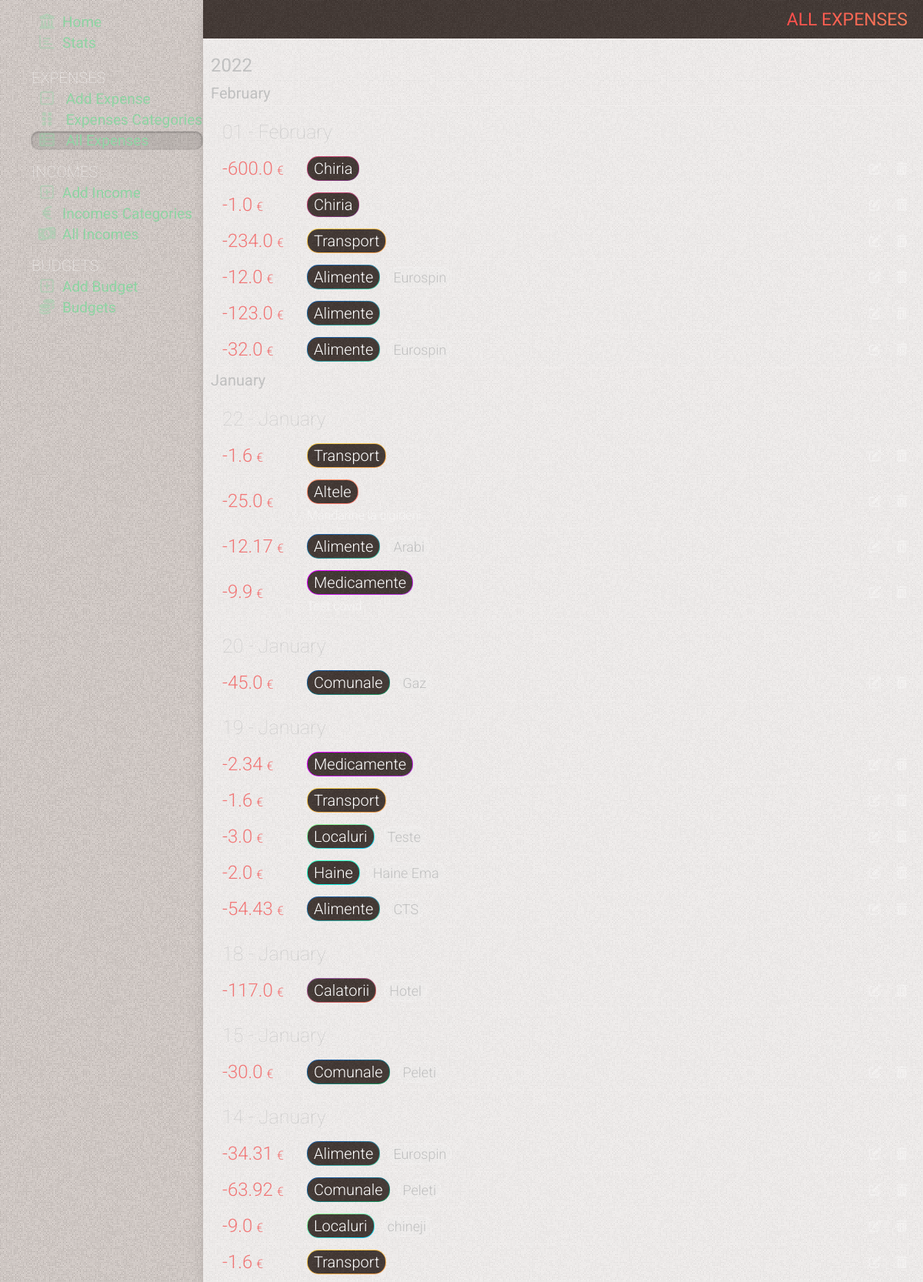
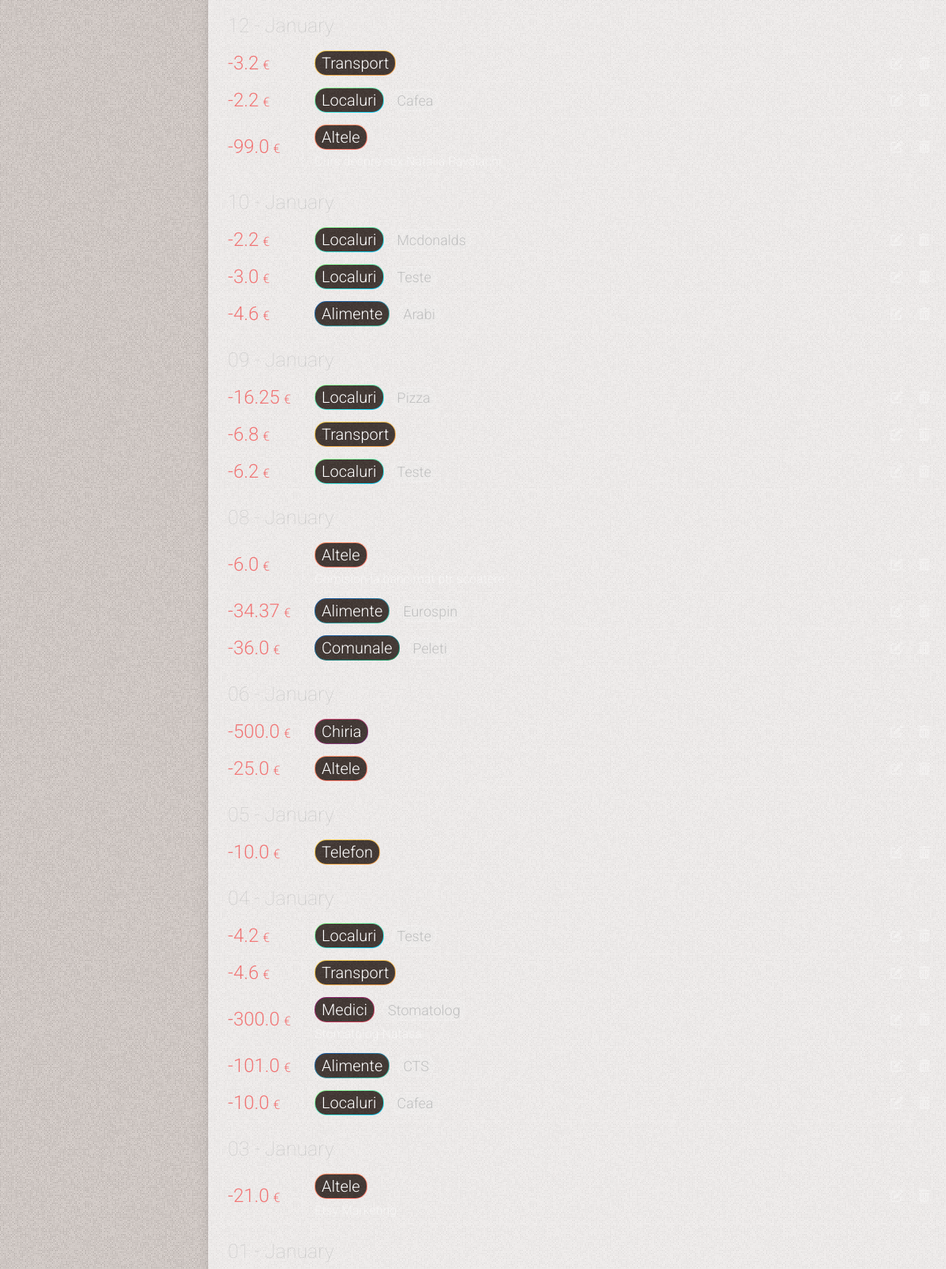
The app's page /all-expenses (upper part) with its own data (2 pictures, top to bottom).
### tables this page shows
CREATE TABLE expenses
(
    id          INTEGER PRIMARY KEY AUTOINCREMENT,
    date        TIMESTAMP NOT NULL DEFAULT CURRENT_TIMESTAMP,
    sum         REAL      NOT NULL,
    category    INTEGER   NOT NULL,
    subcategory INTEGER   NOT NULL,
    comment     TEXT

);

CREATE TABLE categories
(
    id    INTEGER PRIMARY KEY AUTOINCREMENT,
    name  TEXT NOT NULL,
    color TEXT,
    state TEXT DEFAULT false
);

CREATE TABLE subcategories
(
    id          INTEGER PRIMARY KEY AUTOINCREMENT,
    name        TEXT    NOT NULL,
    category_id INTEGER NOT NULL,
    state       TEXT DEFAULT false

);

### app.py (the view)
@app.route('/all-expenses')
def all_expenses():
    conn = get_db_connection()
    all_expenses = conn.execute(
        'SELECT sum, expenses.id as id, '
        'strftime("%d", date) as day, strftime("%m", date) as month, strftime("%Y", date) as year, '
        'categories.name as category, '
        'categories.color as color, '
        'subcategories.name as subcategory, '
        'comment '
        'FROM expenses '
        'LEFT JOIN categories on categories.id = expenses.category '
        'LEFT JOIN subcategories on subcategories.id = expenses.subcategory  '
        'ORDER BY date DESC').fetchall()
    conn.close()
    return render_template('all_expenses.html', title='All Expenses', gradient='text-gradient-red',
                           all_expenses=all_expenses)

### app.py (called while the page is built)
def get_db_connection():
    conn = sqlite3.connect('static/database.db')
    conn.row_factory = sqlite3.Row
    return conn

@app.template_filter('month_name')
def month_name(month_number):
    return calendar.month_name[month_number]

### templates/all_expenses.html (shortened to what this page needs)
{% extends 'base.html' %} {% block content %}
	<div class="page_title {{ gradient }}" >
		<span >{% block title %} {{ title }} {% endblock %}</span >
	</div >
	<div class="content" >
		{% if all_expenses|length == 0 %}
			<div class="no-results mt-50" >You have not added any expense yet. Click on (+) to add</div >
		{% else %}
			<div class="cards  relative" >
				{% for key, list in all_expenses|groupby('year')|sort(attribute='0', reverse=True) %}
					<div class="" >
						<div class="cards-year" >{{ key }} </div >
						{% for key2, list2 in list|groupby('month')|sort(attribute='0', reverse=True) %}
							<div class="" >
								<div class="cards-month" >{{ key2|int|month_name }}</div >
								{% for key3, list3 in list2|groupby('day')|sort(attribute='0', reverse=True) %}
									<div class=" subtitle2 mt-20 " >{{ key3 }} - {{ key2|int|month_name }} </div >
									{% for sum, id, day, month, year, category, color, subcategory, comment in list3 %}
										<div class="card flex items-center relative overflow-hidden flex-wrap " >
											<div class="flex items-center w-full" >
												<div class="card-info flex flex-1" >
													<div class="flex flex-1" >
														<span class="card-amount flex items-center" >  {{ sum }} <span >&euro;</span > </span >
														<div class="flex flex-col justify-center ml-15" >
															<div class="flex items-center" >
																<span class="{{ color }} card-category" >  <span >{{ category }}</span >  </span >
																{% if (subcategory != '') and (subcategory !=None) %}
																	<span class="card-subcategory ml-10" >  {{ subcategory }}  </span >
																{% endif %}
															</div >
															{% if (comment != '') and (comment !=None) %}
																<span class="block mt-5 card-comment" >  {{ comment }} </span >
															{% endif %}
														</div >
													</div >
													<div class="card-btns  flex items-center flex-shrink-0 ml-auto" >
														<a href="{{ id }}/edit" class="btn-ac" >
															<i class="fa-solid fa-pen-to-square" ></i >
														</a >
														<form action="{{ url_for('delete_income', id=id) }}" method="POST" >
															<button type="submit" class="btn-ac"
																			onclick="return confirm('Are you sure you want to delete this post?')" >
																<i class="fa-solid fa-trash-can" ></i >
															</button >
														</form >
													</div >
												</div >
											</div >
										</div >
									{% endfor %}
								{% endfor %}
							</div >
						{% endfor %}
					</div >
				{% endfor %}
			</div >
		{% endif %}
	</div >
{% endblock %}

### static/css/mmenu.css (style rules this page uses)
:root { --mm-line-height: 20px; --mm-listitem-size: 44px; --mm-navbar-size: 44px; --mm-offset-top: 0; --mm-offset-right: 0; --mm-offset-bottom: 0; --mm-offset-left: 0; --mm-color-border: rgba(0, 0, 0, 0.1); --mm-color-button: rgba(0, 0, 0, 0.3); --mm-color-text: rgba(0, 0, 0, 0.75); --mm-color-text-dimmed: rgba(0, 0, 0, 0.3); --mm-color-background: #f3f3f3; --mm-color-background-highlight: rgba(0, 0, 0, 0.05); --mm-color-background-emphasis: rgba(255, 255, 255, 0.4); --mm-shadow: 0 0 10px rgba(0, 0, 0, 0.3) }
:root { --mm-iconbar-size: 50px }
:root { --mm-iconpanel-size: 50px }
:root { --mm-sidebar-collapsed-size: 50px; --mm-sidebar-expanded-size: 440px }

### records on screen
expenses: sum "600.0", name "Chiria"
expenses: sum "1.0", name "Chiria"
expenses: sum "234.0", name "Transport"
expenses: sum "12.0", name "Alimente", name "Eurospin"
expenses: sum "123.0", name "Alimente"
expenses: sum "32.0", name "Alimente", name "Eurospin"
expenses: sum "1.6", name "Transport"
expenses: sum "25.0", name "Altele", comment "Mandarine la cigirleni"
expenses: sum "12.17", name "Alimente", name "Arabi"
expenses: sum "9.9", name "Medicamente", comment "Test covid"
expenses: sum "45.0", name "Comunale", name "Gaz"
expenses: sum "2.34", name "Medicamente"
expenses: sum "1.6", name "Transport"
expenses: sum "3.0", name "Localuri", name "Teste"
expenses: sum "2.0", name "Haine", name "Haine Ema"
expenses: sum "54.43", name "Alimente", name "CTS"
expenses: sum "117.0", name "Calatorii", name "Hotel"
expenses: sum "30.0", name "Comunale", name "Peleti"
expenses: sum "34.31", name "Alimente", name "Eurospin"
expenses: sum "63.92", name "Comunale", name "Peleti"
expenses: sum "9.0", name "Localuri", name "chineji"
expenses: sum "1.6", name "Transport"
expenses: sum "3.2", name "Transport"
expenses: sum "2.2", name "Localuri", name "Cafea"
expenses: sum "99.0", name "Altele", comment "Curs despre sex Natalia Pavalachi"
expenses: sum "2.2", name "Localuri", name "Mcdonalds"
expenses: sum "3.0", name "Localuri", name "Teste"
expenses: sum "4.6", name "Alimente", name "Arabi"
expenses: sum "16.25", name "Localuri", name "Pizza"
expenses: sum "6.8", name "Transport"
expenses: sum "6.2", name "Localuri", name "Teste"
expenses: sum "6.0", name "Altele", comment "Comision la bancimat ptr scoatere"
expenses: sum "34.37", name "Alimente", name "Eurospin"
expenses: sum "36.0", name "Comunale", name "Peleti"
expenses: sum "500.0", name "Chiria"
expenses: sum "25.0", name "Altele"
expenses: sum "10.0", name "Telefon"
expenses: sum "4.2", name "Localuri", name "Teste"
expenses: sum "4.6", name "Transport"
expenses: sum "300.0", name "Medici", name "Stomatolog"
expenses: sum "101.0", name "Alimente", name "CTS"
expenses: sum "10.0", name "Localuri", name "Cafea"
expenses: sum "21.0", name "Altele", comment "Etsy Marketing"

### other values on screen
{{ title }} "ALL EXPENSES"
{{ key }} "2022"
{{ key2|int|month_name }} "February" "January"
{{ key3 }} "01" "22" "20" "19" "18" "15" "14" "12" "10" "09" "08" "06" "05" "04" "03" "01"
{{ key2|int|month_name }} "February" "January" "January" "January" "January" "January" "January" "January" "January" "January" "January" "January" "January" "January" "January" "January"
